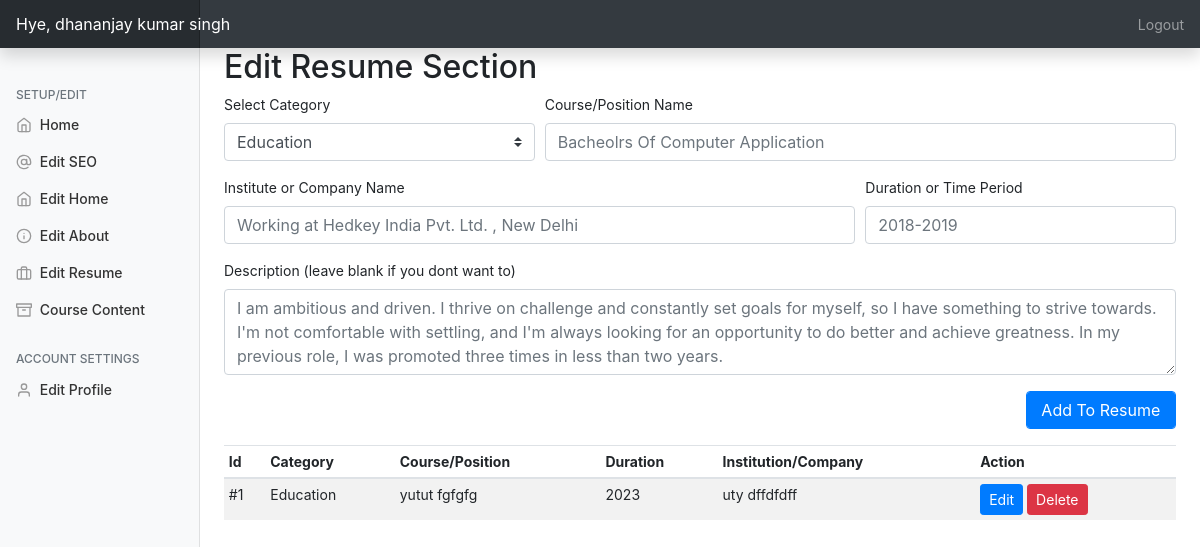
The app's page /admin/?editresume=true (signed in) with its own data.
### tables this page shows
CREATE TABLE `resume` (
  `id` int(11) NOT NULL,
  `category` varchar(250) NOT NULL,
  `title` varchar(250) NOT NULL,
  `year` varchar(250) NOT NULL,
  `ogname` varchar(250) NOT NULL,
  `workdesc` text NOT NULL,
  `faculty_id` int(11) NOT NULL
);

### admin/php/resume.php (the view, shortened to what this page needs)
<h2>Edit Resume Section</h2>
         <form action="php/uresume.php" method="post">
                 <div class="form-row">
                   <div class="form-group col-md-4">
                   <label>Select Category</label>
                    <select name="category" class="custom-select">
  <option value="e" selected>Education</option>
</select></div>
                     <div class="form-group col-md-8">
    <label for="sn">Course/Position Name</label>
    <input type="text" name="title" class="form-control" id="website" placeholder="Bacheolrs Of Computer Application" required>
  </div>
   <div class="form-group col-md-8">
    <label for="website">Institute or Company Name</label>
    <input type="text" name="ogname" class="form-control" id="website" placeholder="Working at Hedkey India Pvt. Ltd. , New Delhi" required>
  </div>
   <div class="form-group col-md-4">
    <label for="website">Duration or Time Period</label>
    <input type="text" name="year" class="form-control" id="website" placeholder="2018-2019" required>
  </div>
  <div class="form-group col-md-12">
    <label for="exampleFormControlTextarea1">Description (leave blank if you dont want to)</label>
    <textarea class="form-control" name="workdesc" id="exampleFormControlTextarea1" rows="3" placeholder="I am ambitious and driven. I thrive on challenge and constantly set goals for myself, so I have something to strive towards. I'm not comfortable with settling, and I'm always looking for an opportunity to do better and achieve greatness. In my previous role, I was promoted three times in less than two years."></textarea>
  </div>
   <div class="form-group col-md-2 ml-auto">
      <input type="submit" name="addtoresume" class="btn btn-primary form-control" value="Add To Resume">
   </div>
                 </div>
             </form>
         <table id="rlist" class="table table-striped table-sm .table-responsive ">
          <thead>
            <tr>
              <th>Id</th>
              <th>Category</th>
              <th>Course/Position</th>
              <th>Duration</th>
              <th>Institution/Company</th>
              <th>Action</th>
            </tr>
          </thead>
          <tbody>
         <?php
$query2="SELECT * FROM resume where faculty_id='$_SESSION[id]'";
$queryrun2=mysqli_query($db,$query2);
$count=1;
while($data2=mysqli_fetch_array($queryrun2)){
    $cat = $data2['category']=='e'?$cat="Education":$cat="Experience";
    ?>
     <tr>
         <div class="modal fade" id="modal<?=$data2['id']?>" tabindex="-1" role="dialog" aria-labelledby="exampleModalLabel" aria-hidden="true">
          <td>#<?=$count?></td>
              <td><?=$cat?></td>
         <td><?=$data2['title']?></td>
         <td><?=$data2['year']?></td>
         <td><?=$data2['ogname']?></td>
         <td>
         <button type="button" class="btn btn-primary btn-sm" data-toggle="modal" data-target="#modal<?=$data2['id']?>">
  Edit
</button> <a href="php/uresume.php?del=<?=$data2['id']?>"><button type="button" class="btn btn-danger btn-sm" data-toggle="modal" data-target="#exampleModal">
  Delete
             </button></a></td>
            </tr>
         <?php $count++;
} ?>
             </tbody></table>

### admin/css/dashboard.css (style rules this page uses)
body { font-size: .875rem; }

### records on screen
resume: category "Education", title "yutut fgfgfg", year "2023", ogname "uty dffdfdff"

### other values on screen
$_SESSION['username'] "dhananjay kumar singh"
